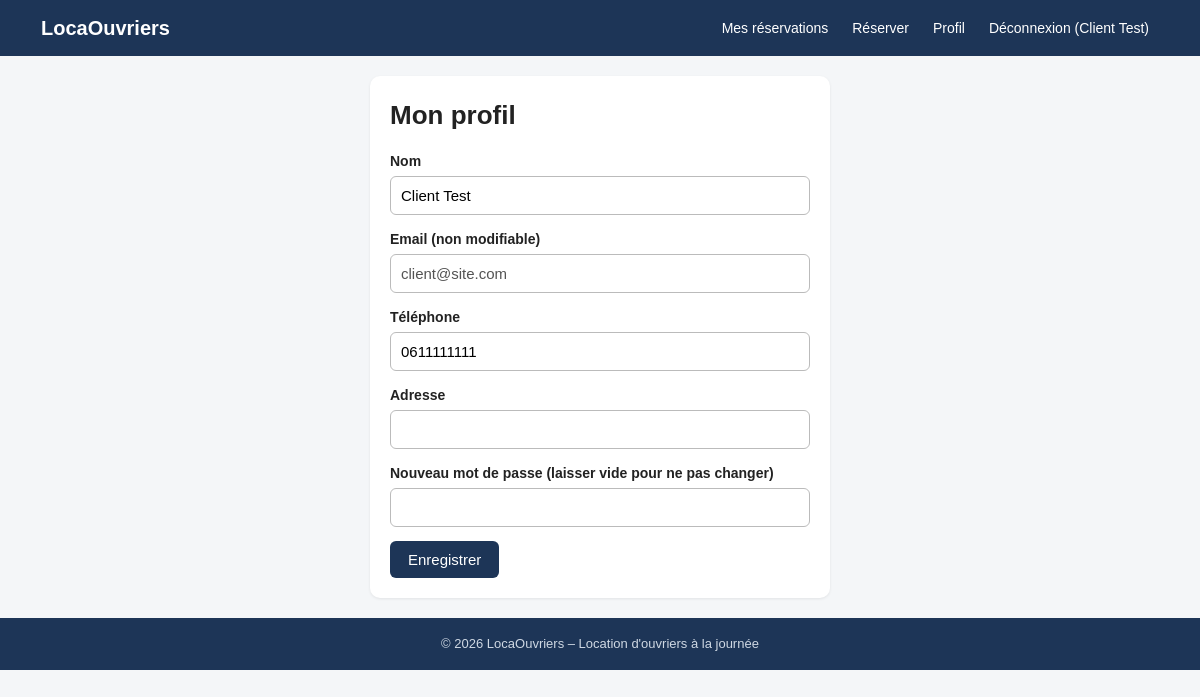
The page /client/profile (signed in) on the database its author committed.
### tables this page shows
CREATE TABLE users (
  id INT AUTO_INCREMENT PRIMARY KEY,
  nom VARCHAR(100) NOT NULL,
  email VARCHAR(150) NOT NULL UNIQUE,
  mot_de_passe VARCHAR(255) NOT NULL,
  telephone VARCHAR(30) DEFAULT NULL,
  adresse VARCHAR(255) DEFAULT NULL,
  role ENUM('client','ouvrier','admin') NOT NULL DEFAULT 'client',
  statut ENUM('actif','suspendu') NOT NULL DEFAULT 'actif',
  created_at TIMESTAMP DEFAULT CURRENT_TIMESTAMP
);

### app/core/Controller.php (called while the page is built, shortened)
<?php
abstract class Controller
{
    protected function render(string $view, array $data = [], string $layout = 'main'): void
    {
        extract($data);
        $viewFile = APP . '/views/' . $view . '.php';
        require $viewFile;
        $content = ob_get_clean();
        require APP . '/views/layouts/' . $layout . '.php';
    }
}

### app/controllers/ClientController.php (called while the page is built, shortened)
<?php
class ClientController extends Controller
{
    public function profile(): void
    {
        $this->render('client/profile', ['user' => User::find(Auth::id())]);
    }
}

### app/core/Router.php (called while the page is built, shortened)
<?php
class Router
{
    public function dispatch(string $url): void
    {
        $parts = array_values(array_filter(explode('/', trim($url, '/')), 'strlen'));
        $action = $parts[1] ?? 'index';
        $params = array_slice($parts, 2);
        $obj = new $class();
        call_user_func_array([$obj, $action], $params);
    }
}

### public/index.php (called while the page is built, shortened)
<?php
require APP . '/core/helpers.php';
require APP . '/core/Database.php';
require APP . '/core/Model.php';
require APP . '/core/Controller.php';
require APP . '/core/Auth.php';
require APP . '/core/Router.php';
(new Router())->dispatch($_GET['url'] ?? '');

### app/core/helpers.php (called while the page is built, shortened)
<?php
function e($v): string { return htmlspecialchars((string)$v, ENT_QUOTES, 'UTF-8'); }
function url(string $path = ''): string { return BASE_URL . '/' . ltrim($path, '/'); }
function asset(string $path): string { return BASE_URL . '/' . ltrim($path, '/'); }

### app/core/Database.php (called while the page is built)
<?php
class Database
{
    private static ?PDO $pdo = null;
    public static function pdo(): PDO
    {
        if (self::$pdo === null) {
            $c = $GLOBALS['config'];
            $dsn = "mysql:host={$c['db_host']};dbname={$c['db_name']};charset=utf8mb4";
            self::$pdo = new PDO($dsn, $c['db_user'], $c['db_pass'], [
                PDO::ATTR_ERRMODE            => PDO::ERRMODE_EXCEPTION,
                PDO::ATTR_DEFAULT_FETCH_MODE => PDO::FETCH_ASSOC,
                PDO::ATTR_EMULATE_PREPARES   => false,
            ]);
        }
        return self::$pdo;
    }
}

### app/core/Model.php (called while the page is built, shortened)
<?php
abstract class Model
{
    protected static function db(): PDO { return Database::pdo(); }
    protected static function query(string $sql, array $params = []): PDOStatement
    {
        $st = self::db()->prepare($sql);
        $st->execute($params);
        return $st;
    }
    protected static function one(string $sql, array $params = [])
    {
        $r = self::query($sql, $params)->fetch();
        return $r === false ? null : $r;
    }
}

### app/models/User.php (called while the page is built, shortened)
<?php
class User extends Model
{
    public static function find(int $id) { return self::one('SELECT * FROM users WHERE id = ?', [$id]); }
}

### app/core/Auth.php (called while the page is built, shortened)
<?php
class Auth
{
    public static function user(): ?array { return $_SESSION['user'] ?? null; }
}

### app/models/Ad.php (called while the page is built, shortened)
<?php
class Ad extends Model
{
    public static function forSlot(string $slot)
    {
        $ad = self::one("SELECT * FROM ads WHERE emplacement=? AND actif=1 AND CURDATE() BETWEEN date_debut AND date_fin
                         ORDER BY RAND() LIMIT 1", [$slot]);
        return $ad;
    }
}

### app/views/client/profile.php (the view, shortened to what this page needs)
<div class="card narrow">
  <h1>Mon profil</h1>
  <form method="post" action="<?= e(url('client/profile')) ?>">
    <div class="row"><label>Nom</label><input type="text" name="nom" value="<?= e($user['nom']) ?>" required></div>
    <div class="row"><label>Email (non modifiable)</label><input type="email" value="<?= e($user['email']) ?>" disabled></div>
    <div class="row"><label>Téléphone</label><input type="text" name="telephone" value="<?= e($user['telephone']) ?>"></div>
    <div class="row"><label>Adresse</label><input type="text" name="adresse" value="<?= e($user['adresse']) ?>"></div>
    <div class="row"><label>Nouveau mot de passe (laisser vide pour ne pas changer)</label><input type="password" name="password"></div>
    <button class="btn" type="submit">Enregistrer</button>
  </form>
</div>

### app/views/layouts/main.php (shortened to what this page needs)
<?php
$site = $GLOBALS['config']['site_name'];
$user = Auth::user();
$role = $user['role'] ?? null;
$adSide = Ad::forSlot('cote');
?>
<!DOCTYPE html>
<html lang="fr">
<head>
<link rel="stylesheet" href="<?= e(asset('css/style.css')) ?>">
</head>
<body>
<header class="top">
  <div class="wrap bar">
    <a class="logo" href="<?= e(url('')) ?>"><?= e($site) ?></a>
    <nav id="nav">
      <?php if ($role === 'client'): ?>
        <a href="<?= e(url('client/dashboard')) ?>">Mes réservations</a>
        <a href="<?= e(url('reservation/create')) ?>">Réserver</a>
        <a href="<?= e(url('client/profile')) ?>">Profil</a>
      <?php elseif ($role === 'ouvrier'): ?>
        <a href="<?= e(url('worker/planning')) ?>">Planning</a>
        <a href="<?= e(url('worker/absences')) ?>">Absences</a>
        <a href="<?= e(url('worker/salaries')) ?>">Salaires</a>
      <?php endif; ?>
      <?php if ($user): ?>
        <a class="out" href="<?= e(url('auth/logout')) ?>">Déconnexion (<?= e($user['nom']) ?>)</a>
      <?php else: ?>
        <a href="<?= e(url('auth/login')) ?>">Connexion</a>
        <a class="btn-sm" href="<?= e(url('auth/register')) ?>">Inscription</a>
      <?php endif; ?>
    </nav>
  </div>
</header>
<main class="wrap layout <?= $adSide ? 'with-side' : '' ?>">
  <section class="main">
    <?= $content ?>
  </section>
</main>
<footer><div class="wrap">© <?= date('Y') ?> <?= e($site) ?> – Location d'ouvriers à la journée</div></footer>
</body>
</html>

### public/css/style.css (style rules this page uses)
* { box-sizing:border-box }
body { margin:0;font-family:Arial,Helvetica,sans-serif;background:#f4f6f8;color:#222;line-height:1.5 }
a { color:#1b5fa7;text-decoration:none }
.wrap { max-width:1150px;margin:0 auto;padding:0 16px }
.top { background:#1d3557;color:#fff;position:sticky;top:0;z-index:10 }
.bar { display:flex;align-items:center;justify-content:space-between;min-height:56px;flex-wrap:wrap }
.logo { font-weight:bold;font-size:20px;color:#fff }
nav { display:flex;gap:4px;flex-wrap:wrap;align-items:center }
nav a { color:#fff;padding:8px 10px;border-radius:6px;font-size:14px }
.layout { display:block;margin-top:20px;margin-bottom:20px }
.card { background:#fff;border-radius:10px;padding:20px;margin-bottom:18px;box-shadow:0 1px 3px rgba(0,0,0,.08) }
h1 { font-size:26px;margin:0 0 16px }
form .row { margin-bottom:14px }
label { display:block;font-weight:bold;font-size:14px;margin-bottom:4px }
input[type=text],input[type=email],input[type=password],input[type=number],input[type=date],input[type=url],input[type=file],select,textarea { width:100%;padding:10px;border:1px solid #bbb;border-radius:6px;font-size:15px;background:#fff }
.btn,button.btn { display:inline-block;background:#1d3557;color:#fff;border:0;padding:10px 18px;border-radius:6px;cursor:pointer;font-size:15px }
footer { background:#1d3557;color:#cfd8e3;padding:16px 0;text-align:center;font-size:13px }
.narrow { max-width:460px;margin:0 auto }

### rows shown on the page
users: nom "Client Test", email "client@site.com", telephone "0611111111"

### other values the page prints
$site "LocaOuvriers"
